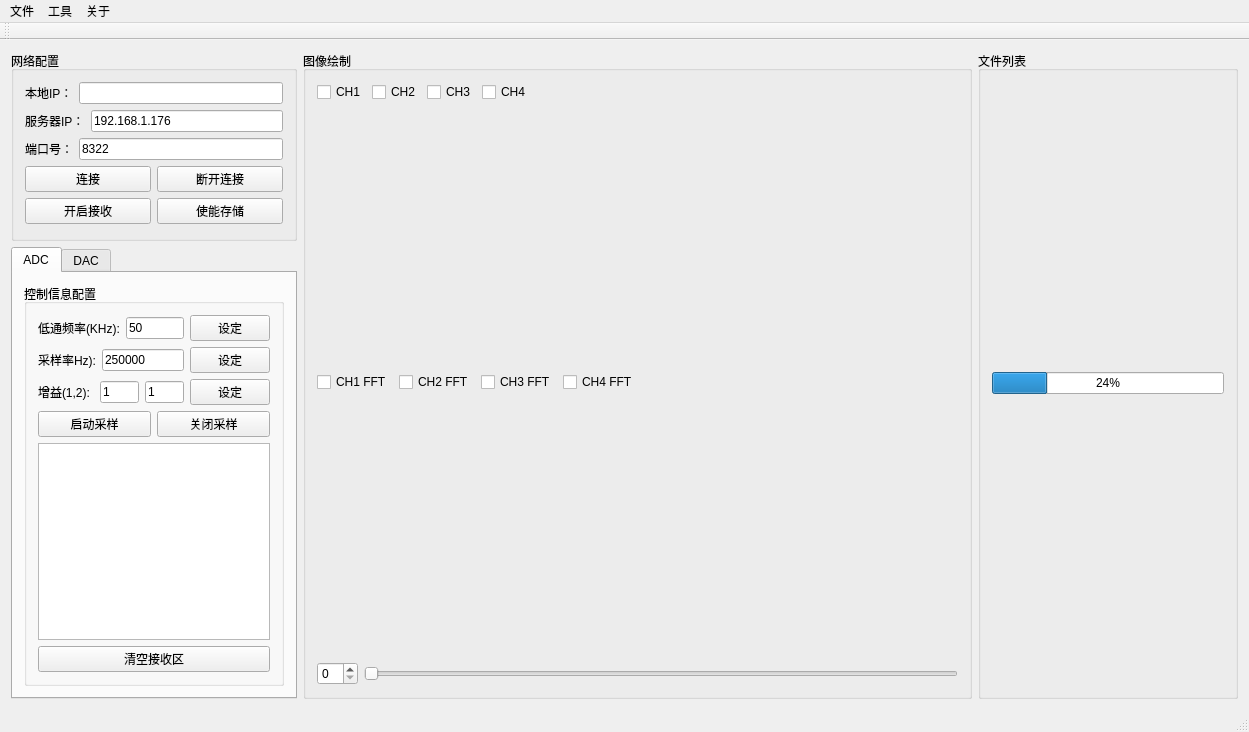
<?xml version="1.0" encoding="UTF-8"?>
<ui version="4.0">
 <class>MainWindow</class>
 <widget class="QMainWindow" name="MainWindow">
  <property name="geometry">
   <rect>
    <x>0</x>
    <y>0</y>
    <width>1249</width>
    <height>727</height>
   </rect>
  </property>
  <property name="windowTitle">
   <string>MainWindow</string>
  </property>
  <widget class="QWidget" name="centralWidget">
   <layout class="QHBoxLayout" name="horizontalLayout_12">
    <item>
     <layout class="QVBoxLayout" name="verticalLayout_3">
      <item>
       <widget class="QGroupBox" name="groupBox_2">
        <property name="sizePolicy">
         <sizepolicy hsizetype="Fixed" vsizetype="Expanding">
          <horstretch>0</horstretch>
          <verstretch>0</verstretch>
         </sizepolicy>
        </property>
        <property name="minimumSize">
         <size>
          <width>260</width>
          <height>190</height>
         </size>
        </property>
        <property name="maximumSize">
         <size>
          <width>300</width>
          <height>190</height>
         </size>
        </property>
        <property name="title">
         <string>网络配置</string>
        </property>
        <layout class="QVBoxLayout" name="verticalLayout_2">
         <item>
          <layout class="QHBoxLayout" name="horizontalLayout">
           <item>
            <widget class="QLabel" name="label_2">
             <property name="text">
              <string>本地IP：</string>
             </property>
            </widget>
           </item>
           <item>
            <widget class="QLineEdit" name="lineEdit_host_ip">
             <property name="readOnly">
              <bool>true</bool>
             </property>
            </widget>
           </item>
          </layout>
         </item>
         <item>
          <layout class="QHBoxLayout" name="horizontalLayout_2">
           <item>
            <widget class="QLabel" name="label_3">
             <property name="text">
              <string>服务器IP：</string>
             </property>
            </widget>
           </item>
           <item>
            <widget class="QLineEdit" name="lineEdit_server_ip">
             <property name="text">
              <string>192.168.1.176</string>
             </property>
             <property name="readOnly">
              <bool>false</bool>
             </property>
            </widget>
           </item>
          </layout>
         </item>
         <item>
          <layout class="QHBoxLayout" name="horizontalLayout_3">
           <item>
            <widget class="QLabel" name="label">
             <property name="text">
              <string>端口号：</string>
             </property>
            </widget>
           </item>
           <item>
            <widget class="QLineEdit" name="lineEdit_port_num">
             <property name="text">
              <string>8322</string>
             </property>
            </widget>
           </item>
          </layout>
         </item>
         <item>
          <layout class="QHBoxLayout" name="horizontalLayout_4">
           <item>
            <widget class="QPushButton" name="pushButton_set">
             <property name="text">
              <string>连接</string>
             </property>
            </widget>
           </item>
           <item>
            <widget class="QPushButton" name="pushButton_disconnect">
             <property name="text">
              <string>断开连接</string>
             </property>
            </widget>
           </item>
          </layout>
         </item>
         <item>
          <layout class="QHBoxLayout" name="horizontalLayout_5">
           <item>
            <widget class="QPushButton" name="pushButton_close_remote">
             <property name="text">
              <string>开启接收</string>
             </property>
            </widget>
           </item>
           <item>
            <widget class="QPushButton" name="pushButton_close_test">
             <property name="text">
              <string>使能存储</string>
             </property>
            </widget>
           </item>
          </layout>
         </item>
        </layout>
       </widget>
      </item>
      <item>
       <widget class="QTabWidget" name="tabWidget">
        <property name="sizePolicy">
         <sizepolicy hsizetype="Fixed" vsizetype="Fixed">
          <horstretch>0</horstretch>
          <verstretch>0</verstretch>
         </sizepolicy>
        </property>
        <property name="minimumSize">
         <size>
          <width>260</width>
          <height>0</height>
         </size>
        </property>
        <property name="maximumSize">
         <size>
          <width>300</width>
          <height>16777215</height>
         </size>
        </property>
        <property name="currentIndex">
         <number>0</number>
        </property>
        <widget class="QWidget" name="tab">
         <attribute name="title">
          <string>ADC</string>
         </attribute>
         <layout class="QVBoxLayout" name="verticalLayout">
          <item>
           <widget class="QGroupBox" name="groupBox_3">
            <property name="sizePolicy">
             <sizepolicy hsizetype="Fixed" vsizetype="Expanding">
              <horstretch>0</horstretch>
              <verstretch>0</verstretch>
             </sizepolicy>
            </property>
            <property name="minimumSize">
             <size>
              <width>260</width>
              <height>400</height>
             </size>
            </property>
            <property name="maximumSize">
             <size>
              <width>260</width>
              <height>1200</height>
             </size>
            </property>
            <property name="title">
             <string>控制信息配置</string>
            </property>
            <layout class="QVBoxLayout" name="verticalLayout_7">
             <item>
              <layout class="QHBoxLayout" name="horizontalLayout_7">
               <property name="sizeConstraint">
                <enum>QLayout::SetNoConstraint</enum>
               </property>
               <item>
                <widget class="QLabel" name="label_5">
                 <property name="sizePolicy">
                  <sizepolicy hsizetype="Expanding" vsizetype="Fixed">
                   <horstretch>0</horstretch>
                   <verstretch>0</verstretch>
                  </sizepolicy>
                 </property>
                 <property name="text">
                  <string>低通频率(KHz):</string>
                 </property>
                </widget>
               </item>
               <item>
                <widget class="QLineEdit" name="lineEdit_freq">
                 <property name="sizePolicy">
                  <sizepolicy hsizetype="Expanding" vsizetype="Fixed">
                   <horstretch>0</horstretch>
                   <verstretch>0</verstretch>
                  </sizepolicy>
                 </property>
                 <property name="text">
                  <string>50</string>
                 </property>
                 <property name="readOnly">
                  <bool>false</bool>
                 </property>
                </widget>
               </item>
               <item>
                <widget class="QPushButton" name="pushButton_freq_set">
                 <property name="sizePolicy">
                  <sizepolicy hsizetype="Expanding" vsizetype="Fixed">
                   <horstretch>0</horstretch>
                   <verstretch>0</verstretch>
                  </sizepolicy>
                 </property>
                 <property name="text">
                  <string>设定</string>
                 </property>
                </widget>
               </item>
              </layout>
             </item>
             <item>
              <layout class="QHBoxLayout" name="horizontalLayout_8">
               <property name="sizeConstraint">
                <enum>QLayout::SetNoConstraint</enum>
               </property>
               <item>
                <widget class="QLabel" name="label_6">
                 <property name="sizePolicy">
                  <sizepolicy hsizetype="Expanding" vsizetype="Fixed">
                   <horstretch>0</horstretch>
                   <verstretch>0</verstretch>
                  </sizepolicy>
                 </property>
                 <property name="text">
                  <string>采样率Hz):</string>
                 </property>
                </widget>
               </item>
               <item>
                <widget class="QLineEdit" name="lineEdit_fs">
                 <property name="sizePolicy">
                  <sizepolicy hsizetype="Expanding" vsizetype="Fixed">
                   <horstretch>0</horstretch>
                   <verstretch>0</verstretch>
                  </sizepolicy>
                 </property>
                 <property name="text">
                  <string>250000</string>
                 </property>
                 <property name="readOnly">
                  <bool>false</bool>
                 </property>
                </widget>
               </item>
               <item>
                <widget class="QPushButton" name="pushButton_fs_set">
                 <property name="sizePolicy">
                  <sizepolicy hsizetype="Expanding" vsizetype="Fixed">
                   <horstretch>0</horstretch>
                   <verstretch>0</verstretch>
                  </sizepolicy>
                 </property>
                 <property name="text">
                  <string>设定</string>
                 </property>
                </widget>
               </item>
              </layout>
             </item>
             <item>
              <layout class="QHBoxLayout" name="horizontalLayout_6">
               <property name="sizeConstraint">
                <enum>QLayout::SetNoConstraint</enum>
               </property>
               <item>
                <widget class="QLabel" name="label_4">
                 <property name="sizePolicy">
                  <sizepolicy hsizetype="Expanding" vsizetype="Fixed">
                   <horstretch>0</horstretch>
                   <verstretch>0</verstretch>
                  </sizepolicy>
                 </property>
                 <property name="text">
                  <string>增益(1,2): </string>
                 </property>
                </widget>
               </item>
               <item>
                <widget class="QLineEdit" name="lineEdit_gain_1">
                 <property name="sizePolicy">
                  <sizepolicy hsizetype="Expanding" vsizetype="Fixed">
                   <horstretch>0</horstretch>
                   <verstretch>0</verstretch>
                  </sizepolicy>
                 </property>
                 <property name="text">
                  <string>1</string>
                 </property>
                 <property name="readOnly">
                  <bool>false</bool>
                 </property>
                </widget>
               </item>
               <item>
                <widget class="QLineEdit" name="lineEdit_gain_2">
                 <property name="sizePolicy">
                  <sizepolicy hsizetype="Expanding" vsizetype="Fixed">
                   <horstretch>0</horstretch>
                   <verstretch>0</verstretch>
                  </sizepolicy>
                 </property>
                 <property name="text">
                  <string>1</string>
                 </property>
                 <property name="readOnly">
                  <bool>false</bool>
                 </property>
                </widget>
               </item>
               <item>
                <widget class="QPushButton" name="pushButton_gain_set">
                 <property name="sizePolicy">
                  <sizepolicy hsizetype="Expanding" vsizetype="Fixed">
                   <horstretch>0</horstretch>
                   <verstretch>0</verstretch>
                  </sizepolicy>
                 </property>
                 <property name="text">
                  <string>设定</string>
                 </property>
                </widget>
               </item>
              </layout>
             </item>
             <item>
              <layout class="QHBoxLayout" name="horizontalLayout_9">
               <property name="sizeConstraint">
                <enum>QLayout::SetNoConstraint</enum>
               </property>
               <item>
                <widget class="QPushButton" name="pushButton_sample">
                 <property name="sizePolicy">
                  <sizepolicy hsizetype="Expanding" vsizetype="Fixed">
                   <horstretch>0</horstretch>
                   <verstretch>0</verstretch>
                  </sizepolicy>
                 </property>
                 <property name="text">
                  <string>启动采样</string>
                 </property>
                </widget>
               </item>
               <item>
                <widget class="QPushButton" name="pushButton_close_sample">
                 <property name="sizePolicy">
                  <sizepolicy hsizetype="Expanding" vsizetype="Fixed">
                   <horstretch>0</horstretch>
                   <verstretch>0</verstretch>
                  </sizepolicy>
                 </property>
                 <property name="text">
                  <string>关闭采样</string>
                 </property>
                </widget>
               </item>
              </layout>
             </item>
             <item>
              <widget class="QTextBrowser" name="textBrowser">
               <property name="sizePolicy">
                <sizepolicy hsizetype="Fixed" vsizetype="Expanding">
                 <horstretch>0</horstretch>
                 <verstretch>0</verstretch>
                </sizepolicy>
               </property>
              </widget>
             </item>
             <item>
              <widget class="QPushButton" name="pushButton_clear">
               <property name="sizePolicy">
                <sizepolicy hsizetype="Expanding" vsizetype="Fixed">
                 <horstretch>0</horstretch>
                 <verstretch>0</verstretch>
                </sizepolicy>
               </property>
               <property name="text">
                <string>清空接收区</string>
               </property>
              </widget>
             </item>
            </layout>
           </widget>
          </item>
         </layout>
        </widget>
        <widget class="QWidget" name="tab_2">
         <attribute name="title">
          <string>DAC</string>
         </attribute>
         <layout class="QVBoxLayout" name="verticalLayout_9">
          <item>
           <layout class="QVBoxLayout" name="verticalLayout_8">
            <item>
             <widget class="QPushButton" name="pushButton_da_start">
              <property name="sizePolicy">
               <sizepolicy hsizetype="Expanding" vsizetype="Fixed">
                <horstretch>0</horstretch>
                <verstretch>0</verstretch>
               </sizepolicy>
              </property>
              <property name="text">
               <string>开始回放</string>
              </property>
             </widget>
            </item>
            <item>
             <widget class="QPushButton" name="pushButton_da_clear_buffer">
              <property name="sizePolicy">
               <sizepolicy hsizetype="Expanding" vsizetype="Fixed">
                <horstretch>0</horstretch>
                <verstretch>0</verstretch>
               </sizepolicy>
              </property>
              <property name="text">
               <string>清空数据缓存</string>
              </property>
             </widget>
            </item>
            <item>
             <widget class="QPushButton" name="pushButton_da_stop">
              <property name="sizePolicy">
               <sizepolicy hsizetype="Expanding" vsizetype="Fixed">
                <horstretch>0</horstretch>
                <verstretch>0</verstretch>
               </sizepolicy>
              </property>
              <property name="text">
               <string>停止数据回放</string>
              </property>
             </widget>
            </item>
           </layout>
          </item>
          <item>
           <layout class="QHBoxLayout" name="horizontalLayout_14">
            <item>
             <widget class="QLineEdit" name="lineEdit_da_times">
              <property name="text">
               <string>5</string>
              </property>
             </widget>
            </item>
            <item>
             <widget class="QPushButton" name="pushButton_da_reback">
              <property name="sizePolicy">
               <sizepolicy hsizetype="Expanding" vsizetype="Fixed">
                <horstretch>0</horstretch>
                <verstretch>0</verstretch>
               </sizepolicy>
              </property>
              <property name="text">
               <string>重放上次的数据包</string>
              </property>
             </widget>
            </item>
           </layout>
          </item>
          <item>
           <widget class="QTextBrowser" name="textBrowser_da"/>
          </item>
         </layout>
        </widget>
       </widget>
      </item>
     </layout>
    </item>
    <item>
     <widget class="QGroupBox" name="groupBox">
      <property name="sizePolicy">
       <sizepolicy hsizetype="Expanding" vsizetype="Expanding">
        <horstretch>0</horstretch>
        <verstretch>0</verstretch>
       </sizepolicy>
      </property>
      <property name="title">
       <string>图像绘制</string>
      </property>
      <layout class="QVBoxLayout" name="verticalLayout_5">
       <item>
        <layout class="QVBoxLayout" name="verticalLayout_4">
         <item>
          <layout class="QHBoxLayout" name="horizontalLayout_10">
           <item>
            <widget class="QCheckBox" name="checkBox_ch1_time">
             <property name="text">
              <string>CH1</string>
             </property>
            </widget>
           </item>
           <item>
            <widget class="QCheckBox" name="checkBox_ch2_time">
             <property name="text">
              <string>CH2</string>
             </property>
            </widget>
           </item>
           <item>
            <widget class="QCheckBox" name="checkBox_ch3_time">
             <property name="text">
              <string>CH3</string>
             </property>
            </widget>
           </item>
           <item>
            <widget class="QCheckBox" name="checkBox_ch4_time">
             <property name="text">
              <string>CH4</string>
             </property>
            </widget>
           </item>
           <item>
            <spacer name="horizontalSpacer">
             <property name="orientation">
              <enum>Qt::Horizontal</enum>
             </property>
             <property name="sizeHint" stdset="0">
              <size>
               <width>40</width>
               <height>20</height>
              </size>
             </property>
            </spacer>
           </item>
          </layout>
         </item>
         <item>
          <widget class="QwtPlot" name="qwt_ch">
           <property name="sizePolicy">
            <sizepolicy hsizetype="Expanding" vsizetype="Expanding">
             <horstretch>0</horstretch>
             <verstretch>0</verstretch>
            </sizepolicy>
           </property>
          </widget>
         </item>
         <item>
          <layout class="QHBoxLayout" name="horizontalLayout_11">
           <item>
            <widget class="QCheckBox" name="checkBox_ch1_fft">
             <property name="text">
              <string>CH1 FFT</string>
             </property>
            </widget>
           </item>
           <item>
            <widget class="QCheckBox" name="checkBox_ch2_fft">
             <property name="text">
              <string>CH2 FFT</string>
             </property>
            </widget>
           </item>
           <item>
            <widget class="QCheckBox" name="checkBox_ch3_fft">
             <property name="text">
              <string>CH3 FFT</string>
             </property>
            </widget>
           </item>
           <item>
            <widget class="QCheckBox" name="checkBox_ch4_fft">
             <property name="text">
              <string>CH4 FFT</string>
             </property>
            </widget>
           </item>
           <item>
            <spacer name="horizontalSpacer_2">
             <property name="orientation">
              <enum>Qt::Horizontal</enum>
             </property>
             <property name="sizeHint" stdset="0">
              <size>
               <width>40</width>
               <height>20</height>
              </size>
             </property>
            </spacer>
           </item>
          </layout>
         </item>
         <item>
          <widget class="QwtPlot" name="qwt_fft">
           <property name="sizePolicy">
            <sizepolicy hsizetype="Expanding" vsizetype="Expanding">
             <horstretch>0</horstretch>
             <verstretch>0</verstretch>
            </sizepolicy>
           </property>
          </widget>
         </item>
        </layout>
       </item>
       <item>
        <layout class="QHBoxLayout" name="horizontalLayout_13">
         <item>
          <widget class="QSpinBox" name="spinBox"/>
         </item>
         <item>
          <widget class="QSlider" name="horizontalSlider_do">
           <property name="maximum">
            <number>100</number>
           </property>
           <property name="orientation">
            <enum>Qt::Horizontal</enum>
           </property>
          </widget>
         </item>
        </layout>
       </item>
      </layout>
     </widget>
    </item>
    <item>
     <widget class="QGroupBox" name="groupBox_4">
      <property name="minimumSize">
       <size>
        <width>260</width>
        <height>0</height>
       </size>
      </property>
      <property name="maximumSize">
       <size>
        <width>200</width>
        <height>16777215</height>
       </size>
      </property>
      <property name="title">
       <string>文件列表</string>
      </property>
      <layout class="QVBoxLayout" name="verticalLayout_6">
       <item>
        <layout class="QGridLayout" name="gridLayout"/>
       </item>
       <item>
        <widget class="QProgressBar" name="progressBar">
         <property name="value">
          <number>24</number>
         </property>
        </widget>
       </item>
      </layout>
     </widget>
    </item>
   </layout>
  </widget>
  <widget class="QMenuBar" name="menuBar">
   <property name="geometry">
    <rect>
     <x>0</x>
     <y>0</y>
     <width>1249</width>
     <height>23</height>
    </rect>
   </property>
   <widget class="QMenu" name="menu">
    <property name="title">
     <string>文件</string>
    </property>
    <addaction name="actionexit"/>
    <addaction name="actionclear_all"/>
    <addaction name="actionlcok"/>
   </widget>
   <widget class="QMenu" name="menu_2">
    <property name="title">
     <string>工具</string>
    </property>
    <addaction name="actionDA_Back"/>
   </widget>
   <widget class="QMenu" name="menu_3">
    <property name="title">
     <string>关于</string>
    </property>
    <widget class="QMenu" name="menu_4">
     <property name="title">
      <string>联系管理员</string>
     </property>
     <addaction name="action_5"/>
    </widget>
    <addaction name="separator"/>
    <addaction name="action_2"/>
    <addaction name="action_3"/>
    <addaction name="menu_4"/>
   </widget>
   <addaction name="menu"/>
   <addaction name="menu_2"/>
   <addaction name="menu_3"/>
  </widget>
  <widget class="QToolBar" name="mainToolBar">
   <attribute name="toolBarArea">
    <enum>TopToolBarArea</enum>
   </attribute>
   <attribute name="toolBarBreak">
    <bool>false</bool>
   </attribute>
  </widget>
  <widget class="QStatusBar" name="statusBar"/>
  <action name="actionexit">
   <property name="text">
    <string>退出软件</string>
   </property>
  </action>
  <action name="actionclear_all">
   <property name="text">
    <string>清除缓存</string>
   </property>
  </action>
  <action name="actionDA_Back">
   <property name="text">
    <string>数据调制回放</string>
   </property>
  </action>
  <action name="actionlcok">
   <property name="text">
    <string>lcok</string>
   </property>
  </action>
  <action name="action_2">
   <property name="text">
    <string>关于该软件</string>
   </property>
  </action>
  <action name="action_3">
   <property name="text">
    <string>查看许可说明</string>
   </property>
  </action>
  <action name="action_5">
   <property name="text">
    <string>√</string>
   </property>
  </action>
 </widget>
 <layoutdefault spacing="6" margin="11"/>
 <customwidgets>
  <customwidget>
   <class>QwtPlot</class>
   <extends>QFrame</extends>
   <header>qwt_plot.h</header>
   <container>1</container>
  </customwidget>
 </customwidgets>
 <tabstops>
  <tabstop>pushButton_disconnect</tabstop>
  <tabstop>pushButton_set</tabstop>
  <tabstop>lineEdit_host_ip</tabstop>
  <tabstop>lineEdit_port_num</tabstop>
  <tabstop>lineEdit_server_ip</tabstop>
  <tabstop>textBrowser</tabstop>
 </tabstops>
 <resources/>
 <connections/>
</ui>
